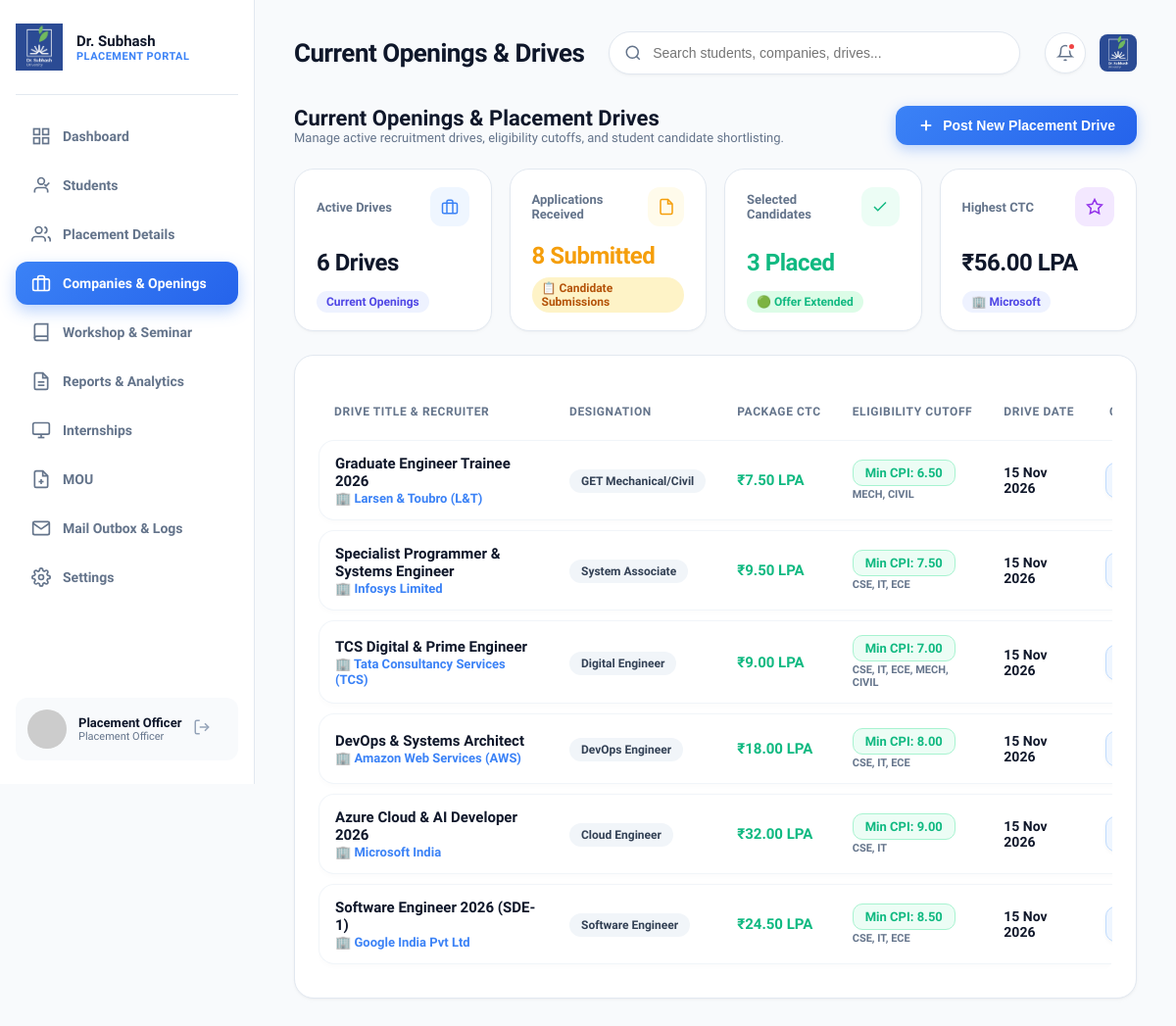
/admin/drives.php (signed in), run on the app's committed database.
### tables this page shows
CREATE TABLE `drives` (
  `id` int(11) NOT NULL AUTO_INCREMENT,
  `company_id` int(11) NOT NULL,
  `title` varchar(200) NOT NULL,
  `designation` varchar(150) NOT NULL,
  `package_ctc` varchar(50) NOT NULL,
  `location` varchar(100) DEFAULT 'Pan India / Remote',
  `min_cpi` decimal(4,2) DEFAULT 6.50,
  `allowed_branches` varchar(255) DEFAULT 'CSE, IT, ECE, MECH, CIVIL',
  `max_backlogs` int(11) DEFAULT 0,
  `drive_date` date NOT NULL,
  `deadline` date NOT NULL,
  `deadline_time` varchar(20) DEFAULT '18:00',
  `description` text DEFAULT NULL,
  `status` enum('Upcoming','Active','Completed','Cancelled') DEFAULT 'Active',
  `created_at` timestamp NOT NULL DEFAULT current_timestamp(),
  `allowed_semesters` varchar(100) DEFAULT '5,6,7,8',
  `package_numeric` decimal(10,2) DEFAULT 0.00,
  PRIMARY KEY (`id`),
  KEY `company_id` (`company_id`),
  CONSTRAINT `drives_ibfk_1` FOREIGN KEY (`company_id`) REFERENCES `companies` (`id`) ON DELETE CASCADE
);

CREATE TABLE `companies` (
  `id` int(11) NOT NULL AUTO_INCREMENT,
  `company_name` varchar(150) NOT NULL,
  `hr_name` varchar(100) DEFAULT NULL,
  `hr_email` varchar(100) DEFAULT NULL,
  `industry` varchar(100) DEFAULT 'IT & Software',
  `website` varchar(150) DEFAULT NULL,
  `phone` varchar(20) DEFAULT NULL,
  `logo` varchar(255) DEFAULT 'default_company.png',
  `is_closed` tinyint(1) DEFAULT 0,
  `created_at` timestamp NOT NULL DEFAULT current_timestamp(),
  PRIMARY KEY (`id`),
  UNIQUE KEY `company_name` (`company_name`)
);

### admin/drives.php (the view, shortened to what this page needs)
<?php
$pdo = getDBConnection();
$drives = $pdo->query("SELECT d.*, c.company_name, c.logo FROM drives d JOIN companies c ON d.company_id = c.id ORDER BY d.id DESC")->fetchAll();
$totalDrives = count($drives);
$totalAppsSubmitted = $pdo->query("SELECT COUNT(*) FROM applications")->fetchColumn() ?: 0;
$totalSelected = $pdo->query("SELECT COUNT(*) FROM applications WHERE status = 'Selected'")->fetchColumn() ?: 0;
include __DIR__ . '/../includes/header.php';
?>
<div class="card-header-flex" style="margin-bottom: 24px;">
    <div>
        <h3 style="font-size: 22px; font-weight: 800;">Current Openings & Placement Drives</h3>
        <p style="font-size: 13px; color: var(--text-muted);">Manage active recruitment drives, eligibility cutoffs, and student candidate shortlisting.</p>
    </div>
    <button class="btn-primary" onclick="openModal('createDriveModal')">
        <svg width="18" height="18" viewBox="0 0 24 24" fill="none" stroke="currentColor" stroke-width="2.5"><line x1="12" y1="5" x2="12" y2="19"/><line x1="5" y1="12" x2="19" y2="12"/></svg>
        Post New Placement Drive
    </button>
</div>
<div class="kpi-grid" style="grid-template-columns: repeat(4, 1fr); margin-bottom: 24px;">
    <div class="kpi-card" style="padding: 18px 22px;">
        <div class="kpi-top">
            <span class="kpi-title">Active Drives</span>
            <div class="kpi-icon blue"><svg width="18" height="18" viewBox="0 0 24 24" fill="none" stroke="currentColor" stroke-width="2"><rect x="2" y="7" width="20" height="14" rx="2" ry="2"/><path d="M16 21V5a2 2 0 0 0-2-2h-4a2 2 0 0 0-2 2v16"/></svg></div>
        </div>
        <div class="kpi-value" style="font-size: 24px;"><?= number_format($totalDrives); ?> Drives</div>
        <span class="kpi-badge info">Current Openings</span>
    </div>
    <div class="kpi-card" style="padding: 18px 22px;">
        <div class="kpi-top">
            <span class="kpi-title">Applications Received</span>
            <div class="kpi-icon orange"><svg width="18" height="18" viewBox="0 0 24 24" fill="none" stroke="currentColor" stroke-width="2"><path d="M14 2H6a2 2 0 0 0-2 2v16a2 2 0 0 0 2 2h12a2 2 0 0 0 2-2V8z"/><polyline points="14 2 14 8 20 8"/></svg></div>
        </div>
        <div class="kpi-value" style="font-size: 24px; color: #F59E0B;"><?= number_format($totalAppsSubmitted); ?> Submitted</div>
        <span class="kpi-badge info" style="background:#FEF3C7; color:#B45309;">📋 Candidate Submissions</span>
    </div>
    <div class="kpi-card" style="padding: 18px 22px;">
        <div class="kpi-top">
            <span class="kpi-title">Selected Candidates</span>
            <div class="kpi-icon green"><svg width="18" height="18" viewBox="0 0 24 24" fill="none" stroke="currentColor" stroke-width="2"><polyline points="20 6 9 17 4 12"/></svg></div>
        </div>
        <div class="kpi-value" style="font-size: 24px; color: #10B981;"><?= number_format($totalSelected); ?> Placed</div>
        <span class="kpi-badge up">🟢 Offer Extended</span>
    </div>
    <div class="kpi-card" style="padding: 18px 22px;">
        <div class="kpi-top">
            <span class="kpi-title">Highest CTC</span>
            <div class="kpi-icon purple"><svg width="18" height="18" viewBox="0 0 24 24" fill="none" stroke="currentColor" stroke-width="2"><polygon points="12 2 15.09 8.26 22 9.27 17 14.14 18.18 21.02 12 17.77 5.82 21.02 7 14.14 2 9.27 8.91 8.26 12 2"/></svg></div>
        </div>
        <div class="kpi-value" style="font-size: 24px;">₹56.00 LPA</div>
        <span class="kpi-badge info">🏢 Microsoft</span>
    </div>
</div>
<div class="table-card" style="padding: 24px;">
    <div class="table-responsive">
        <table class="custom-table">
            <thead>
                <tr>
                    <th style="min-width: 240px;">Drive Title & Recruiter</th>
                    <th>Designation</th>
                    <th>Package CTC</th>
                    <th>Eligibility Cutoff</th>
                    <th>Drive Date</th>
                    <th style="text-align: right;">Candidate Submissions</th>
                </tr>
            </thead>
            <tbody>
                <?php foreach ($drives as $drv):
                ?>
                    <tr style="background: #FFFFFF; border: 1px solid #E2E8F0; border-radius: 16px;">
                        <td style="border-top-left-radius: 16px; border-bottom-left-radius: 16px;">
                            <strong style="font-size: 15px; color: #0F172A;"><?= htmlspecialchars($drv['title']); ?></strong><br>
                            <span style="font-size: 13px; color: #3B82F6; font-weight: 700;">🏢 <?= htmlspecialchars($drv['company_name']); ?></span>
                        </td>
                        <td><span class="branch-badge"><?= htmlspecialchars($drv['designation']); ?></span></td>
                        <td><strong style="color: #10B981; font-size: 15px; font-weight: 800;"><?= htmlspecialchars($drv['package_ctc']); ?></strong></td>
                        <td>
                            <span class="cpi-pill high">Min CPI: <?= $drv['min_cpi']; ?></span><br>
                            <span style="font-size: 11px; color: var(--text-muted); font-weight: 600; margin-top: 2px; display: block;"><?= htmlspecialchars($drv['allowed_branches']); ?></span>
                        </td>
                        <td><strong><?= date('d M Y', strtotime($drv['drive_date'])); ?></strong></td>
                        <td style="text-align: right; border-top-right-radius: 16px; border-bottom-right-radius: 16px;">
                            <button class="btn-action-icon dossier" style="padding: 8px 16px;" onclick="viewApplications(<?= $drv['id']; ?>, '<?= htmlspecialchars($drv['title']); ?>')">
                            </button>
                        </td>
                    </tr>
                <?php endforeach; ?>
            </tbody>
        </table>
    </div>
</div>
<?php
include __DIR__ . '/../includes/footer.php';
?>

### data on the page
drives: title "Graduate Engineer Trainee 2026", company.company_name "Larsen & Toubro (L&T)", designation "GET Mechanical/Civil", package_ctc "₹7.50 LPA", min_cpi "6.50", allowed_branches "MECH, CIVIL", drive_date "15 Nov 2026"
drives: title "Specialist Programmer & Systems Engineer", company.company_name "Infosys Limited", designation "System Associate", package_ctc "₹9.50 LPA", min_cpi "7.50", allowed_branches "CSE, IT, ECE", drive_date "15 Nov 2026"
drives: title "TCS Digital & Prime Engineer", company.company_name "Tata Consultancy Services (TCS)", designation "Digital Engineer", package_ctc "₹9.00 LPA", min_cpi "7.00", allowed_branches "CSE, IT, ECE, MECH, CIVIL", drive_date "15 Nov 2026"
drives: title "DevOps & Systems Architect", company.company_name "Amazon Web Services (AWS)", designation "DevOps Engineer", package_ctc "₹18.00 LPA", min_cpi "8.00", allowed_branches "CSE, IT, ECE", drive_date "15 Nov 2026"
drives: title "Azure Cloud & AI Developer 2026", company.company_name "Microsoft India", designation "Cloud Engineer", package_ctc "₹32.00 LPA", min_cpi "9.00", allowed_branches "CSE, IT", drive_date "15 Nov 2026"
drives: title "Software Engineer 2026 (SDE-1)", company.company_name "Google India Pvt Ltd", designation "Software Engineer", package_ctc "₹24.50 LPA", min_cpi "8.50", allowed_branches "CSE, IT, ECE", drive_date "15 Nov 2026"

### other printed values
$userName "Placement Officer"
$headerTitle "Current Openings & Drives"
$totalDrives "6"
$totalAppsSubmitted "8"
$totalSelected "3"
